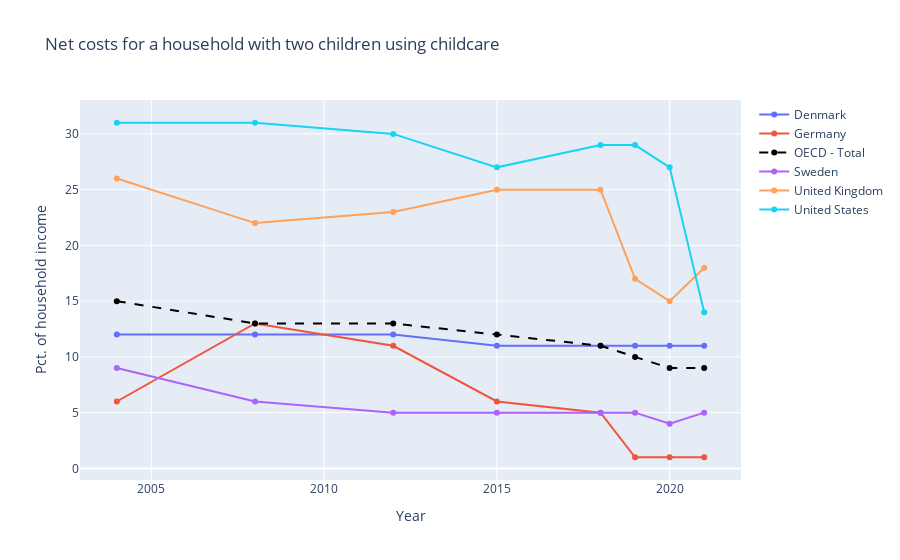

Notebook code cell kept with this figure:
### Code cell
# 5) Creating an interactive plot of the development in net child care costs over time
fig = go.Figure()

for country, df_c_nc in df_c_nc.groupby('Country'):
    if country == 'OECD - Total':  # add condition to change line style for OECD countries
        fig.add_trace(go.Scatter(x=df_c_nc['Year'], y=df_c_nc['Cost'], name=country, line=dict(color='black', dash='dash')))
    else:
        fig.add_trace(go.Scatter(x=df_c_nc['Year'], y=df_c_nc['Cost'], name=country))

fig.update_layout(title='Net costs for a household with two children using childcare',
                  xaxis_title='Year',
                  yaxis_title='Pct. of household income')

fig.show()

### Figure 1 — Plotly figure (JSON) as saved in the notebook; plotly's stock layout.template omitted (floating-point values rounded to 4 significant figures)
{"data": [{"name": "Denmark", "type": "scatter", "x": [2004, 2008, 2012, 2015, 2018, 2019, 2020, 2021], "y": [12, 12, 12, 11, 11, 11, 11, 11]}, {"name": "Germany", "type": "scatter", "x": [2004, 2008, 2012, 2015, 2018, 2019, 2020, 2021], "y": [6, 13, 11, 6, 5, 1, 1, 1]}, {"line": {"color": "black", "dash": "dash"}, "name": "OECD - Total", "type": "scatter", "x": [2004, 2008, 2012, 2015, 2018, 2019, 2020, 2021], "y": [15, 13, 13, 12, 11, 10, 9, 9]}, {"name": "Sweden", "type": "scatter", "x": [2004, 2008, 2012, 2015, 2018, 2019, 2020, 2021], "y": [9, 6, 5, 5, 5, 5, 4, 5]}, {"name": "United Kingdom", "type": "scatter", "x": [2004, 2008, 2012, 2015, 2018, 2019, 2020, 2021], "y": [26, 22, 23, 25, 25, 17, 15, 18]}, {"name": "United States", "type": "scatter", "x": [2004, 2008, 2012, 2015, 2018, 2019, 2020, 2021], "y": [31, 31, 30, 27, 29, 29, 27, 14]}], "layout": {"title": {"text": "Net costs for a household with two children using childcare"}, "xaxis": {"title": {"text": "Year"}}, "yaxis": {"title": {"text": "Pct. of household income"}}}}
